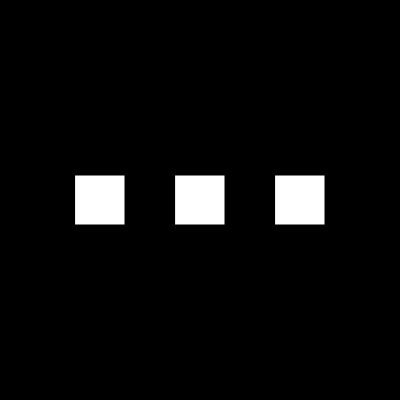
Frame 1 (no input)
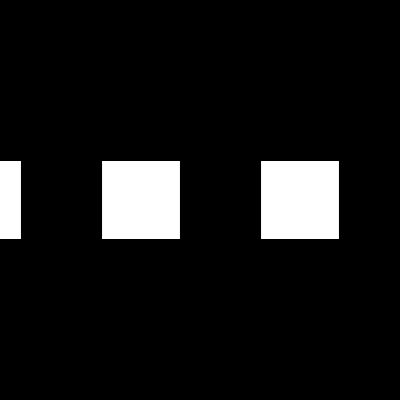
Frame 60 (no input)
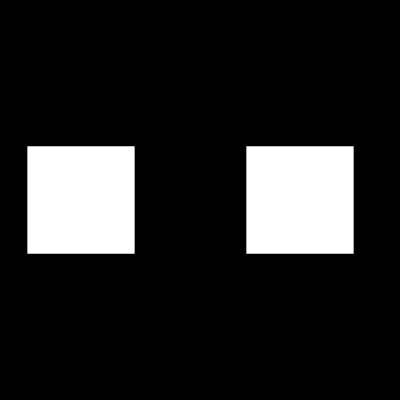
Frame 120 (the mouse pressed at the canvas centre since frame 60)

The p5.js sketch that drew these frames (run headless with seeded random() and noise() and a simulated clock; from frame 60 on, the mouse is pressed at the canvas centre):

// p5.js sketch
// ── sketch.js
let things = [];
let sceneScale = 1.0;

function setup() {
  createCanvas(400, 400);
  rectMode(CENTER);
  for (let i = 0; i < 3; i++) {
    things[i] = new Thing((i+1) * 100, height / 2);
  }
}

function draw() {
  background(0);
  push();
  // focus on the object
  translate(things[2].x, things[2].y);
  
  //scale
  scale(sceneScale);
  sceneScale += 0.01;
  sceneScale = constrain(sceneScale, 1.0, 3.0);

  //display 
  for (let i = 0; i < things.length; i++) {
    push();
    translate(-things[2].x, -things[2].y);
    things[i].display();
    pop();
  }
  pop();
}

class Thing {
  constructor(x, y) {
    this.x = x;
    this.y = y;
  }
  display() {
    fill(255);
    rect(this.x, this.y, 50, 50);
  }
}
